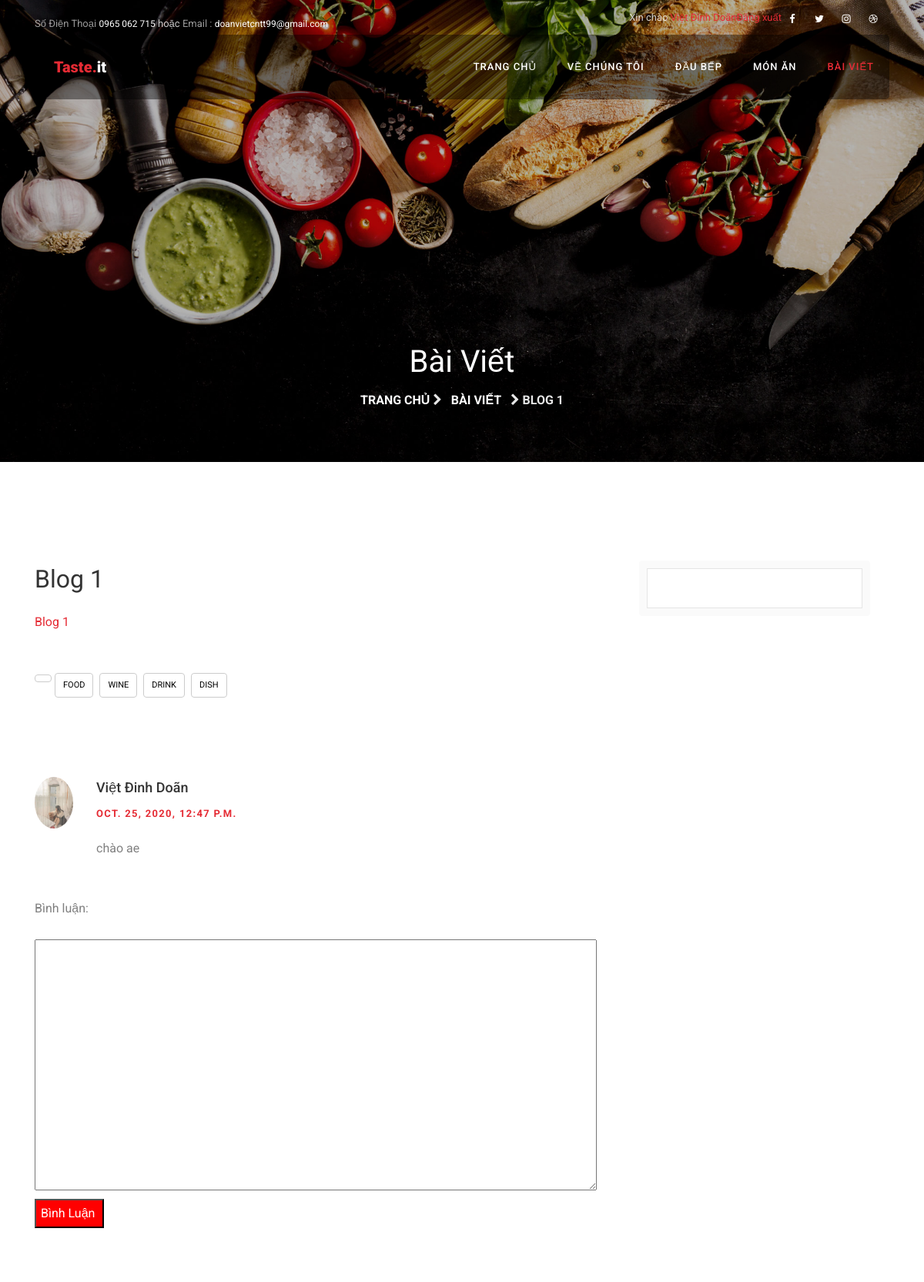
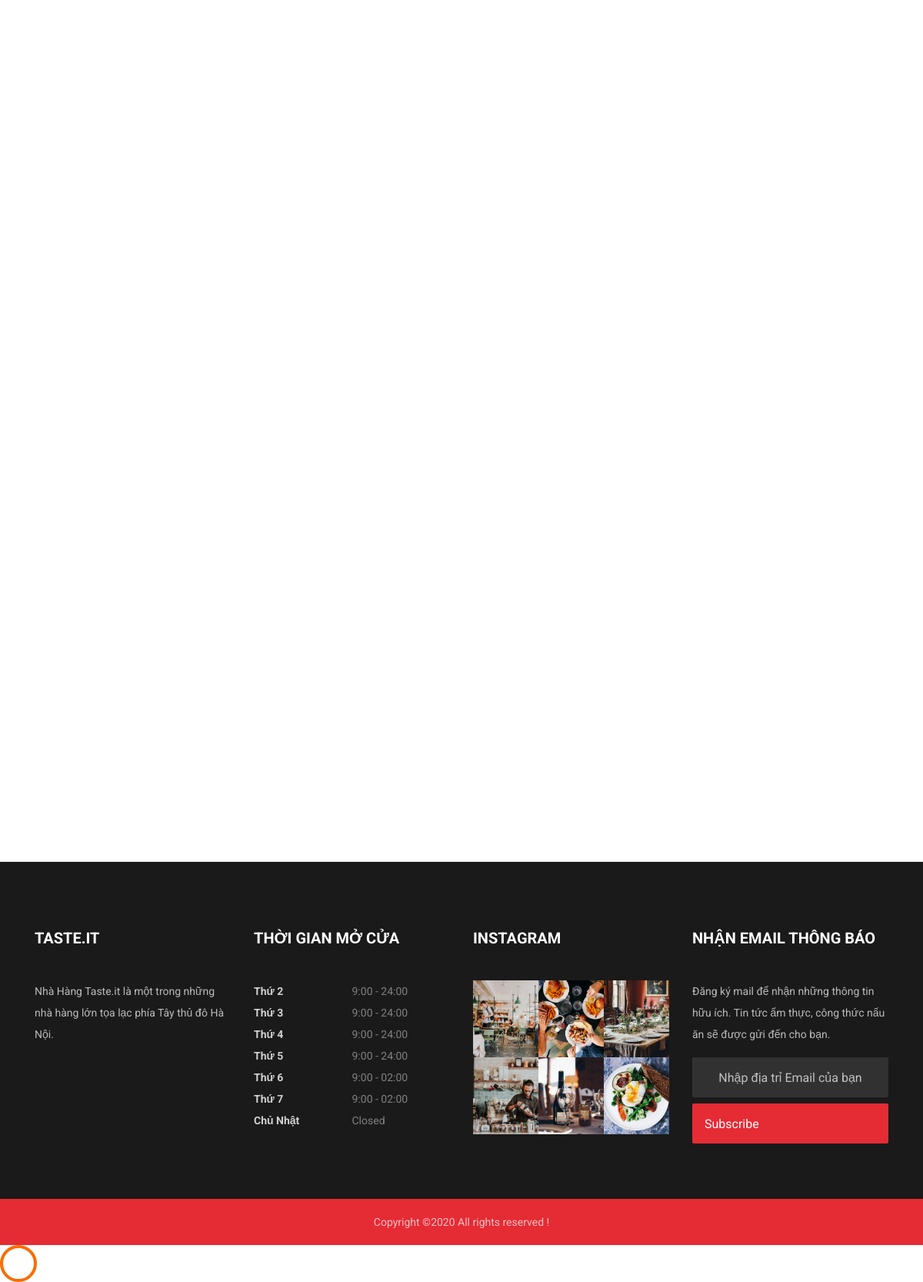
Page /blog/2/ (signed in) on the committed database (2 pictures, top to bottom).
### home/models.py (models this page shows, shortened)
class User(models.Model):
    usernameUser =models.CharField(max_length=100, unique=True)
    passwordUser = models.CharField(max_length=100)
    fullnameUser = models.CharField(max_length=100)
    dobUser = models.DateField()
    emailUser = models.CharField(max_length=100)
    addressUSer = models.CharField(max_length=100)
    phoneUser = models.CharField(max_length=12)
    avatarUser = models.ImageField(upload_to='images/users/')
    statusUser = models.BooleanField(default=True)
    def __str__(self):
        return self.fullnameUser

class Blog(models.Model):
    nameBlog = models.CharField(max_length=100)
    posterBlog = models.ForeignKey(settings.AUTH_USER_MODEL, on_delete=models.CASCADE)
    titleBlog = models.CharField(max_length=100)
    contentBlog = models.TextField()
    avatarBlog = models.ImageField(upload_to='images/blogs/')
    timePost = models.DateTimeField(auto_now_add=True)
    updatedPost = models.DateTimeField(auto_now=True)

class Comment(models.Model):
    post = models.ForeignKey(Blog, on_delete=models.CASCADE, related_name='comments')
    author = models.ForeignKey(User, on_delete=models.CASCADE)
    body = models.TextField()
    date = models.DateTimeField(auto_now_add=True)

### home/views.py (the view, shortened to what this page needs)
# urls.py: path('blog/<int:pk>/', views.post, name='post'),
def post(request, pk):
    if (request.session.get('idUser') != None and request.session.get('idUser') != ''):
        idUser = request.session.get('idUser')
        post = get_object_or_404(Blog, pk=pk)
        form = CommentForm()
        if request.method == "POST":
            form = CommentForm(request.POST, author=User.objects.get(id=idUser), post=post)
            if form.is_valid():
                form.save()
                return HttpResponseRedirect(request.path)
        return render(request, "pages/blogsingle.html", {
            'user': User.objects.get(id=idUser),
            "post": post,
            "form": form,
            'BlogSingle': Blog.objects.get(id=pk)})

### home/forms.py (shortened to what this page needs)
class CommentForm (forms.ModelForm):
    def __init__(self, *args, **kwargs):
        self.author = kwargs.pop('author', None)
        self.post = kwargs.pop('post', None)
        super().__init__(*args, **kwargs)
    class Meta:
        model = Comment
        fields = ["body"]

### home/templates/pages/blogsingle.html (shortened to what this page needs)
{% extends "pages/base.html" %}
{% load static %}
{% block menu %}
<div class="collapse navbar-collapse " id="ftco-nav ">
	<ul class="navbar-nav ml-auto ">
		<li class="nav-item "><a href="/home" class="nav-link ">Trang Chủ</a></li>
		<li class="nav-item "><a href="/about " class="nav-link ">Về Chúng Tôi</a></li>
		<li class="nav-item "><a href="/chef " class="nav-link ">Đầu Bếp</a></li>
		<li class="nav-item "><a href="/menu " class="nav-link ">Món Ăn</a></li>
		<li class="nav-item active"><a href="/blog " class="nav-link ">Bài Viết</a></li>
	</ul>
</div>
{% endblock %}
{% block content %}
<section class="hero-wrap hero-wrap-2" style="background-image: url({% static 'images/bg_5.jpg'%});" data-stellar-background-ratio="0.5">
  <div class="overlay"></div>
  <div class="container">
    <div class="row no-gutters slider-text align-items-end justify-content-center">
      <div class="col-md-9 ftco-animate text-center mb-5">
        <h1 class="mb-2 bread">Bài Viết</h1>
        <p class="breadcrumbs"><span class="mr-2"><a href="/home">Trang Chủ <i class="fa fa-chevron-right"></i></a></span> <span class="mr-2"> <a href="/blog"> Bài Viết</span> <span> <i class="fa fa-chevron-right"></i></span><span>   {{BlogSingle.nameBlog}}</span></p>
      </div>
    </div>
  </div>
</section>
<section class="ftco-section ">
 <div class="container ">
  <div class="row ">
    <div class="col-lg-8 ftco-animate ">
      <h2 class="mb-3 ">{{BlogSingle.nameBlog}}</h2>
      <p>
        {{BlogSingle.contentBlog}}
      </p>
      <div class="tag-widget post-tag-container mb-5 mt-5 ">
        <div class="tagcloud ">
          <a href="# " class="tag-cloud-link ">Food</a>
          <a href="# " class="tag-cloud-link ">Wine</a>
          <a href="# " class="tag-cloud-link ">Drink</a>
          <a href="# " class="tag-cloud-link ">Dish</a>
        </div>
      </div>
      <div class="pt-5 mt-5 ">
        <ul class="comment-list">
          {% for comment in post.comments.all %}
          <li class="comment">
            <div class="vcard bio">
              <img src="{{comment.author.avatarUser.url}}" alt="Image placeholder">
            </div>
            <div class="comment-body">
              <h3>{{comment.author}}</h3>
              <div class="meta mb-2">{{comment.date}}</div>
              <p>{{comment.body|linebreaks}}</p>
            </div>
          </li>
          {% endfor %}
        </ul>
        {% if user != None %}
            <form action="{% url 'post' post.id %} " method='POST'>
                <p><label>Bình luận:</label></p>
                {{form.body}}
                <br/>
                <input type='submit' value="Bình Luận ">
              </form>
              {% endif %}
      </div>
    </div>
    <div class="col-lg-4 sidebar ftco-animate ">
      <div class="sidebar-box ">
        <form action="# " class="search-form ">
          <div class="form-group ">
            <input type="text " class="form-control " placeholder="Type a keyword and hit enter ">
          </div>
        </form>
      </div>
</div>
</div>
</div>
</section>
{%endblock%}

### home/templates/pages/base.html (shortened to what this page needs)
<!DOCTYPE html>
<html lang="en">
<head>
    {% load static %}
    <link rel="stylesheet" href="https://stackpath.bootstrapcdn.com/font-awesome/4.7.0/css/font-awesome.min.css">
    <link rel="stylesheet" href="{% static 'css/animate.css'%}">
    <link rel="stylesheet" href="{% static 'css/owl.carousel.min.css'%}">
    <link rel="stylesheet" href="{% static 'css/owl.theme.default.min.css'%}">
    <link rel="stylesheet" href="{% static 'css/magnific-popup.css'%}">
    <link rel="stylesheet" href="{% static 'css/bootstrap-datepicker.css'%}">
    <link rel="stylesheet" href="{% static 'css/jquery.timepicker.css'%}">
    <link rel="stylesheet" href="{% static 'css/flaticon.css'%}">
    <link rel="stylesheet" href="{% static 'css/style.css'%}">
</head>
<body>
    <div class="wrap">
        <div class="container">
            <div class="row justify-content-between">
                <div class="col-12 col-md d-flex align-items-center">
                    <p class="mb-0 phone"><span class="mailus">Số Điện Thoại</span> <a href="#">0965 062 715</a> hoặc <span class="mailus">Email :</span> <a href="#">doanvietcntt99@gmail.com</a></p>
                </div>
                <div class="col-12 col-md d-flex justify-content-md-end">
                    <p class="mb-0">
                    {% if user != None %}
                        <p>Xin chào <a href="/accountdetail">{{user.fullnameUser}}</a> </p>
                        <p><a href="/logout" url 'logout' %} ">Đăng xuất</a></p>
					{% else %}
						<p><a href="/register " url 'register' %}">Đăng ký</a>|<a href="/login" url 'login' %} ">Đăng nhập</a></p>
					{% endif %}
				</p>
					<div class="social-media ">
						<p class="mb-0 d-flex ">
							<a href="# " class="d-flex align-items-center justify-content-center "><span class="fa fa-facebook "><i class="sr-only ">Facebook</i></span></a>
							<a href="# " class="d-flex align-items-center justify-content-center "><span class="fa fa-twitter "><i class="sr-only ">Twitter</i></span></a>
							<a href="# " class="d-flex align-items-center justify-content-center "><span class="fa fa-instagram "><i class="sr-only ">Instagram</i></span></a>
							<a href="# " class="d-flex align-items-center justify-content-center "><span class="fa fa-dribbble "><i class="sr-only ">Dribbble</i></span></a>
						</p>
					</div>
				</div>
			</div>
		</div>
	</div>
	<nav class="navbar navbar-expand-lg navbar-dark ftco_navbar bg-dark ftco-navbar-light " id="ftco-navbar">
		<div class="container ">
			<a class="navbar-brand " href="/home">Taste.<span>it</span></a>
			{% block menu %}
    		{%endblock%}
		</div>
	</nav>
	{% block content %}
    {%endblock%}
	<footer class="ftco-footer ftco-no-pb ftco-section ">
		<div class="container ">
			<div class="row mb-5 ">
				<div class="col-md-6 col-lg-3 ">
					<div class="ftco-footer-widget mb-4 ">
						<h2 class="ftco-heading-2 ">Taste.it</h2>
						<p>Nhà Hàng Taste.it là một trong những nhà hàng lớn tọa lạc phía Tây thủ đô Hà Nội.</p>
						<ul class="ftco-footer-social list-unstyled float-md-left float-lft mt-3 ">
						</ul>
					</div>
				</div>
				<div class="col-md-6 col-lg-3 ">
					<div class="ftco-footer-widget mb-4 ">
						<h2 class="ftco-heading-2 ">Thời gian mở cửa</h2>
						<ul class="list-unstyled open-hours ">
							<li class="d-flex "><span>Thứ 2</span><span>9:00 - 24:00</span></li>
							<li class="d-flex "><span>Thứ 3</span><span>9:00 - 24:00</span></li>
							<li class="d-flex "><span>Thứ 4</span><span>9:00 - 24:00</span></li>
							<li class="d-flex "><span>Thứ 5</span><span>9:00 - 24:00</span></li>
							<li class="d-flex "><span>Thứ 6</span><span>9:00 - 02:00</span></li>
							<li class="d-flex "><span>Thứ 7</span><span>9:00 - 02:00</span></li>
							<li class="d-flex "><span>Chủ Nhật</span><span> Closed</span></li>
						</ul>
					</div>
				</div>
				<div class="col-md-6 col-lg-3 ">
					<div class="ftco-footer-widget mb-4 ">
						<h2 class="ftco-heading-2 ">Instagram</h2>
						<div class="thumb d-sm-flex ">
							<a href="# " class="thumb-menu img " style="background-image: url({% static 'images/insta-1.jpg'%}); ">
							</a>
							<a href="# " class="thumb-menu img " style="background-image: url({% static 'images/insta-2.jpg'%}); ">
							</a>
							<a href="# " class="thumb-menu img " style="background-image: url({% static 'images/insta-3.jpg'%}); ">
							</a>
						</div>
						<div class="thumb d-flex ">
							<a href="# " class="thumb-menu img " style="background-image: url({% static 'images/insta-4.jpg'%}); ">
							</a>
							<a href="# " class="thumb-menu img " style="background-image: url({% static 'images/insta-5.jpg'%}); ">
							</a>
							<a href="# " class="thumb-menu img " style="background-image: url({% static 'images/insta-6.jpg'%}); ">
							</a>
						</div>
					</div>
				</div>
				<div class="col-md-6 col-lg-3 ">
					<div class="ftco-footer-widget mb-4 ">
						<h2 class="ftco-heading-2 ">NHẬN EMAIL THÔNG BÁO</h2>
						<p>Đăng ký mail để nhận những thông tin hữu ích.
							Tin tức ẩm thực, công thức nấu ăn sẽ được gửi đến cho bạn.</p>
						<form action="# " class="subscribe-form ">
							<div class="form-group ">
								<input type="text " class="form-control mb-2 text-center " placeholder="Nhập địa trỉ Email của bạn">
								<input type="submit " value="Subscribe" class="form-control submit px-3 center">
							</div>
						</form>
					</div>
				</div>
			</div>
		</div>
		<div class="container-fluid px-0 bg-primary py-3 ">
			<div class="row no-gutters ">
				<div class="col-md-12 text-center ">
					<p class="mb-0 ">
						Copyright &copy;<script>document.write(new Date().getFullYear());</script> All rights reserved !
						</p>
					</div>
				</div>
			</div>
		</footer>
		<div id="ftco-loader " class="show fullscreen "><svg class="circular " width="48px " height="48px "><circle class="path-bg " cx="24 " cy="24 " r="22 " fill="none " stroke-width="4 " stroke="#eeeeee "/><circle class="path " cx="24 " cy="24 " r="22
                                " fill="none " stroke-width="4 " stroke-miterlimit="10 " stroke="#F96D00 "/></svg></div>
	</body>
	</html>

### rows in the picture
User: fullnameUser "Việt Đinh Doãn"
Blog: nameBlog "BLOG 1", nameBlog "Blog 1", contentBlog "Blog 1"
Comment: author.avatarUser (picture), author "Việt Đinh Doãn", date "OCT. 25, 2020, 12:47 P.M.", body "chào ae"
